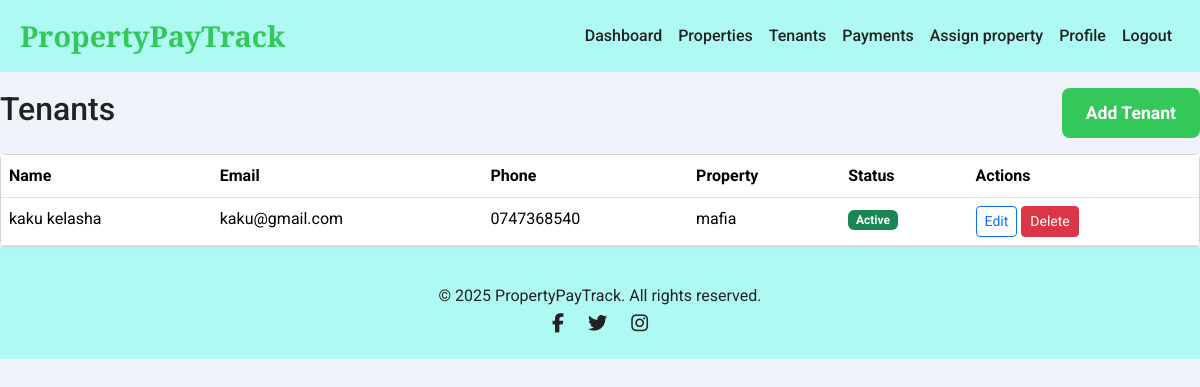
The page /tenants (signed in) on the database its author committed.
### app/models.py (models this page shows, shortened)
class Tenant(db.Model):
    __tablename__ = 'tenant'
    id = db.Column(db.Integer, primary_key=True)
    user_id = db.Column(db.Integer, db.ForeignKey('user.id', ondelete='CASCADE'), unique=True, nullable=True, index=True)
    first_name = db.Column(db.String(100), nullable=False)
    last_name = db.Column(db.String(100), nullable=False)
    email = db.Column(db.String(120), nullable=True)
    phone_number = db.Column(db.String(20))
    property = db.relationship('Property', back_populates='tenants')
    rent_amount = db.Column(db.Numeric(10, 2), nullable=True, default=0.00)
    national_id = db.Column(db.String(50), nullable=True)
    status = db.Column(db.String(50), default='active')
    due_day_of_month = db.Column(db.Integer)
    grace_period_days = db.Column(db.Integer, default=5)
    lease_start_date = db.Column(db.Date)
    lease_end_date = db.Column(db.Date)
    property_id = db.Column(db.Integer, db.ForeignKey('property.id', ondelete='CASCADE'), nullable=True, index=True)
    unit_id = db.Column(db.Integer, db.ForeignKey('unit.id', ondelete='CASCADE'), nullable=True, index=True)
    unit = db.relationship('Unit', foreign_keys=[unit_id], backref='tenant', uselist=False)
    created_at = db.Column(db.DateTime, default=lambda: datetime.now(timezone.utc))
    updated_at = db.Column(db.DateTime, default=lambda: datetime.now(timezone.utc), onupdate=lambda: datetime.now(timezone.utc))
    payments = db.relationship('Payment', backref='tenant', lazy=True, cascade="all, delete-orphan")

class Property(db.Model):
    __tablename__ = 'property'
    id = db.Column(db.Integer, primary_key=True)
    name = db.Column(db.String(255), nullable=False)
    address = db.Column(db.String(255), nullable=False)
    payment_method = db.Column(db.String(20), nullable=True)
    transaction_id = db.Column(db.String(120), nullable=True)
    paybill_number = db.Column(db.String(20), nullable=True)
    fees = db.Column(db.Numeric(10, 2), nullable=True)
    tenants = db.relationship('Tenant', back_populates='property', cascade="all, delete-orphan", lazy=True)
    status = db.Column(db.String(20), default='pending')
    property_type = db.Column(db.String(50), nullable=False)
    number_of_units = db.Column(db.Integer, nullable=False, default=1)
    landlord_id = db.Column(db.Integer, db.ForeignKey('user.id', ondelete='CASCADE'), nullable=False, index=True)
    county_name = db.Column(db.String(100), nullable=False)
    amenities = db.Column(db.Text, nullable=True)
    utility_bill_types = db.Column(db.Text, nullable=True)
    unit_numbers = db.Column(db.Text, nullable=False)
    paybill_number = db.Column(db.String(20), nullable=True)
    deposit_amount = db.Column(db.Numeric(10, 2), nullable=True)
    deposit_policy = db.Column(db.Text, nullable=True)
    created_at = db.Column(db.DateTime, default=lambda: datetime.now(timezone.utc))
    updated_at = db.Column(db.DateTime, default=lambda: datetime.now(timezone.utc), onupdate=lambda: datetime.now(timezone.utc))
    @property
    def amenities_list(self):
        try:
            return json.loads(self.amenities) if self.amenities else []
        except json.JSONDecodeError:
            return self.amenities.split(',') if self.amenities else []
    @property
    def utility_bill_list(self):
        try:
            return json.loads(self.utility_bill) if self.utility_bill else []
        except json.JSONDecodeError:
            return self.utility_bill.split(',') if self.utility_bill else []

### app/routes.py (the view)
@main.route('/tenants')
@login_required
@roles_required('landlord')
def tenants_list():
    landlord_properties = Property.query.filter_by(landlord_id=current_user.id).all()
    property_ids = [p.id for p in landlord_properties]
    tenants = Tenant.query.filter(Tenant.property_id.in_(property_ids)).all()
    return render_template('tenants/list.html', tenants=tenants)

### app/models.py (called while the page is built)
    def has_role(self, role):
        return any(r.name == role for r in self.roles)

### app/routes.py (called while the page is built)
def roles_required(*required_roles):
    def decorator(f):
        @wraps(f)
        def decorated_function(*args, **kwargs):
            if not current_user.is_authenticated:
                return redirect(url_for('main.login'))
            user_roles = {role.name for role in current_user.roles}
            if not set(required_roles).issubset(user_roles):
                flash(_l('You do not have the required permissions to access this page.'), 'danger')
                return redirect(url_for('main.index'))
            return f(*args, **kwargs)
        return decorated_function
    return decorator

### app/templates/tenants/list.html (shortened to what this page needs)
{% extends 'base.html' %}
{% block content %}
<div class="d-flex justify-content-between align-items-center mb-3">
    <h2>{{ _('Tenants') }}</h2>
    <a href="{{ url_for('main.tenant_add') }}" class="btn btn-primary">{{ _('Add Tenant') }}</a>
</div>
<div class="card shadow-sm">
    <div class="card-body p-0">
        <div class="table-responsive">
            <table class="table table-hover mb-0">
                <thead>
                    <tr>
                        <th>{{ _('Name') }}</th>
                        <th>{{ _('Email') }}</th>
                        <th>{{ _('Phone') }}</th>
                        <th>{{ _('Property') }}</th>
                        <th>{{ _('Status') }}</th>
                        <th>{{ _('Actions') }}</th>
                    </tr>
                </thead>
                <tbody>
                    {% for tenant in tenants %}
                    <tr>
                        <td>{{ tenant.first_name }} {{ tenant.last_name }}</td>
                        <td>{{ tenant.email or '-' }}</td>
                        <td>{{ tenant.phone_number }}</td>
                        <td>{{ tenant.property.name }}</td>
                        <td><span class="badge bg-{{ 'success' if tenant.status == 'active' else 'secondary' }}">{{ _(tenant.status.title()) }}</span></td>
                       <td>
                            <a href="{{ url_for('main.tenant_edit', id=tenant.id) }}" class="btn btn-sm btn-outline-primary">{{ _('Edit') }}</a>
                            <form action="{{ url_for('main.delete_tenant', tenant_id=tenant.id) }}" method="POST" class="d-inline">
                                <button type="submit" class="btn btn-sm btn-danger">{{ _('Delete') }}</button>
                            </form>
                        </td>
                    </tr>
                    {% else %}
                    <tr>
                        <td colspan="6" class="text-center text-muted">{{ _('No tenants yet. Click "Add Tenant"!') }}</td>
                    </tr>
                    {% endfor %}
                </tbody>
            </table>
        </div>
    </div>
</div>
{% endblock %}

### app/templates/base.html (style rules this page uses)
:root { --primary-color: #34c759; --secondary-color: #2aa648; --accent-color: #ffd700; --text-color: #222; --light-text-color: #ffffff; --background-color: #f0f4fa; --card-background: rgba(155, 252, 240, 0.774); --shadow-light: 0 4px 8px rgba(0, 0, 0, 0.1); --shadow-medium: 0 8px 16px rgba(0, 0, 0, 0.15); --shadow-strong: 0 12px 24px rgba(0, 0, 0, 0.2); }
body { font-family: 'Roboto', sans-serif; margin: 0; padding: 0; box-sizing: border-box; background-color: var(--background-color); color: var(--text-color); line-height: 1.6; scroll-behavior: smooth; }
.btn-primary { background-color: var(--primary-color); border: none; color: var(--light-text-color); padding: 12px 24px; border-radius: 8px; font-weight: 700; font-size: 1.1em; transition: background-color 0.3s ease, transform 0.2s ease, box-shadow 0.3s ease; }

### rows shown on the page
Tenant: first_name "kaku", last_name "kelasha", email "kaku@gmail.com", phone_number "0747368540", property.name "mafia"
